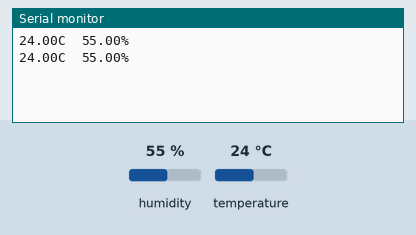
This sketch was run on a simulated ESP32. Shown: the last lines printed to the serial monitor. The test bench sets the inputs (shaded band); at power-on: humidity 55 %, temperature 24 °C.

Above: at 2.8 s.
2.9 s: humidity set to 22 %
At 4.7 s:
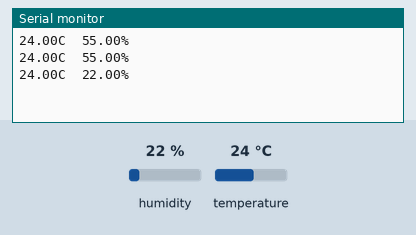
5.6 s: temperature set to 12 °C
At 7.1 s:
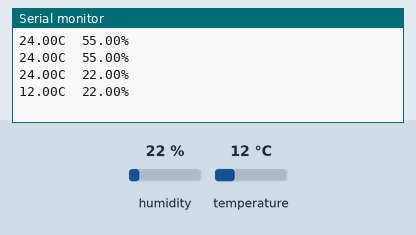
8.3 s: humidity set to 40 %
At 10.6 s:
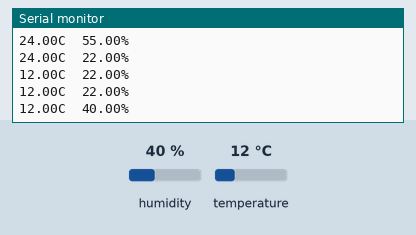
Timing chart, 0 to 12.1 s (numbered marks = the images above; inputs shaded):
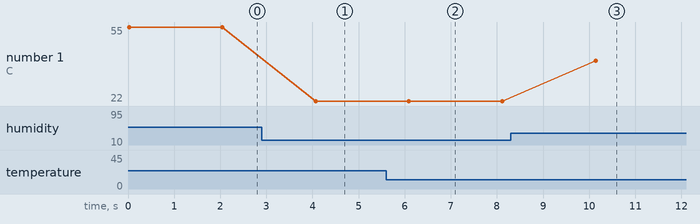

Measured:
- after the input at 2.9 s, the serial monitor: prints a new line after 1.2 s (image 1)
- after the input at 5.6 s, the serial monitor: prints a new line after 0.49 s (image 2)
- after the input at 8.3 s, the serial monitor: prints a new line after 1.8 s (image 3)
- plotted number 1: 55 → 22 after the input at 2.9 s, 22 → 40 after the input at 8.3 s

The sketch:

06_dht.ino
```cpp
/*
  온습도(DHT) 셀 — 교실의 공기를 숫자로
  연결: Digital I/O 블록 아무 포트 (그림: images/wiring_digital_cell.png)
  라이브러리: DHT sensor library (Adafruit)
  ⚠ DHT11은 2초에 1번만 측정 — delay(2000) 필수! 값이 nan이면 배선·핀·간격 확인
*/

#include <DHT.h>

#define DHTPIN 27  // '6' 칸 예시 (8→12 · 7→14 · 6→27 · 5→16)
DHT dht(DHTPIN, DHT11);

void setup() {
  Serial.begin(115200);
  dht.begin();
}

void loop() {
  float t = dht.readTemperature();  // ℃
  float h = dht.readHumidity();     // %
  Serial.print(t);
  Serial.print("C  ");
  Serial.print(h);
  Serial.println("%");
  delay(2000);  // 센서에 입김을 불어 보세요 — 습도 급상승!
}
```
